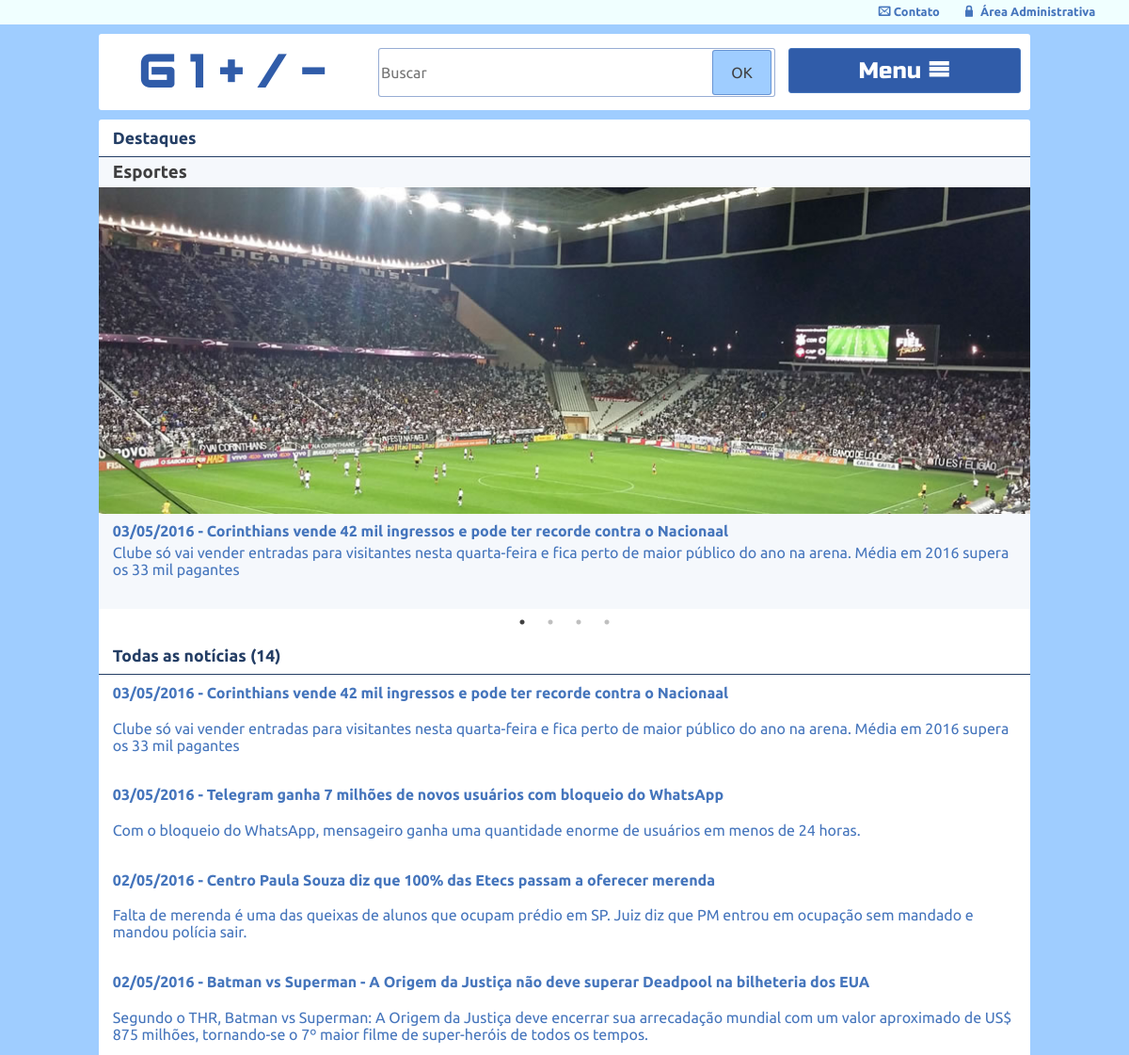
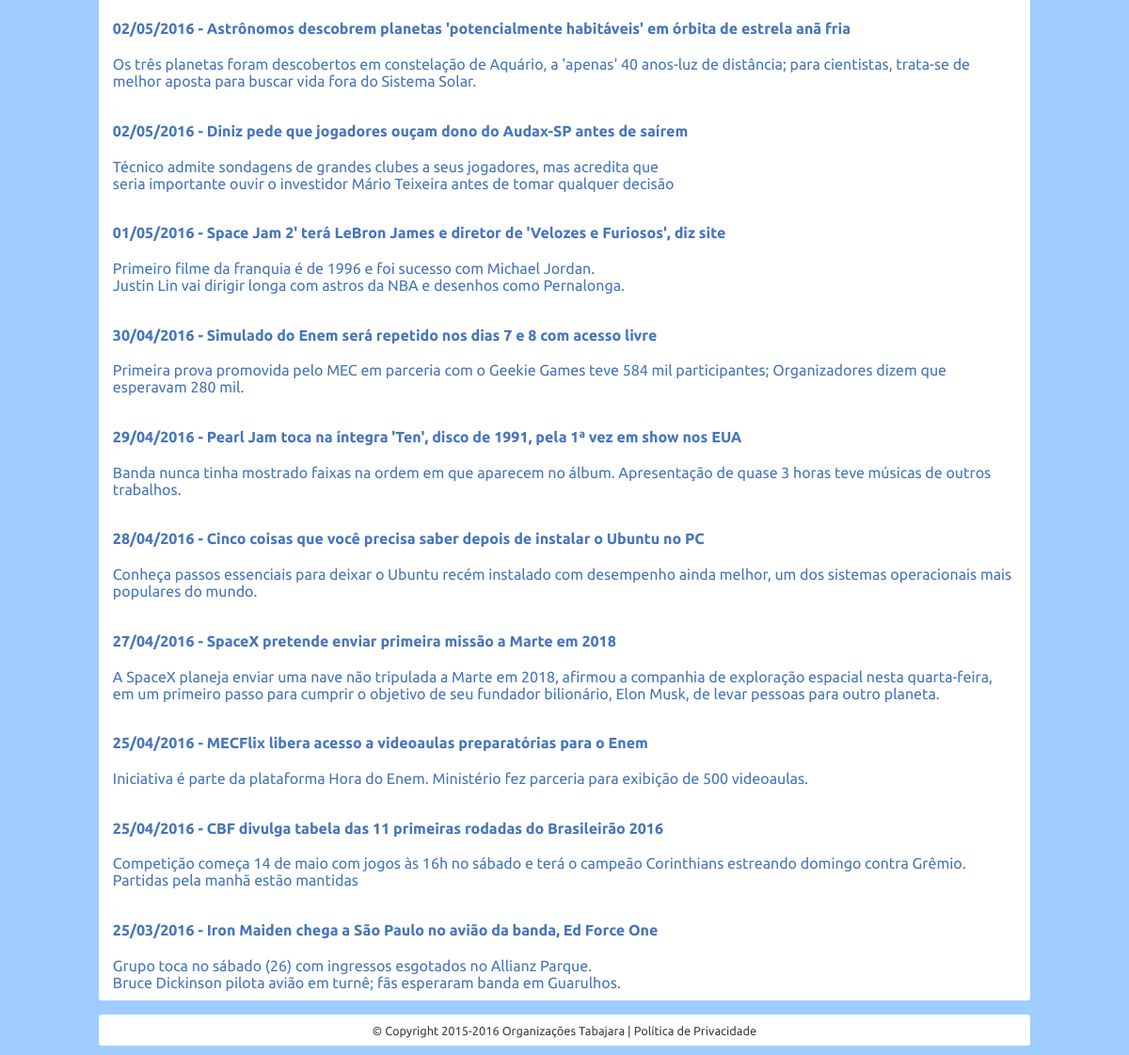
The page / on the database its author committed (2 pictures, top to bottom).
### tables this page shows
CREATE TABLE IF NOT EXISTS `noticias` (
  `id` smallint(6) NOT NULL,
  `data` date NOT NULL,
  `titulo` tinytext NOT NULL,
  `resumo` mediumtext NOT NULL,
  `texto` longtext NOT NULL,
  `imagem` varchar(30) DEFAULT NULL,
  `destaque` enum('Sim','Não') NOT NULL,
  `imagem_destaque` varchar(30) DEFAULT NULL,
  `categoria_id` smallint(6) DEFAULT NULL
);

CREATE TABLE IF NOT EXISTS `categorias` (
  `id` smallint(6) NOT NULL,
  `categoria` varchar(30) NOT NULL
);

### inc/logica-area-publica.php (called while the page is built, shortened)
<?php
function listaDestaques($conexao){
	$noticias = array();
	$query = "SELECT noticias.id, data, categoria_id, titulo, resumo, imagem_destaque, categoria ";
	$query .= " FROM noticias INNER JOIN categorias ";
	$query .= " ON noticias.categoria_id = categorias.id WHERE ";
	$query .= " destaque = 'Sim' AND imagem_destaque <> '' ORDER BY data DESC LIMIT 0, 4 ";
	$resultado = mysqli_query($conexao, $query) or die(mysqli_error($conexao));
	while( $noticia = mysqli_fetch_assoc($resultado) ){
		array_push($noticias, $noticia);
	}
	return $noticias;
}
function listaTodas($conexao){
	$noticias = array();
	$query = "SELECT id, data, titulo, resumo FROM noticias ORDER BY data DESC";
	$resultado = mysqli_query($conexao, $query) or die(mysqli_error($conexao));
	while( $noticia = mysqli_fetch_assoc($resultado) ){
		array_push($noticias, $noticia);
	}
	return $noticias;
}
function formataData($data){
    return date("d/m/Y", strtotime($data));
}

### index.php (the view)
<?php include "inc/cabecalho.php"; ?>
<main>
    <section id="carousel">
		<h2>Destaques</h2>
        <div class="carousel-destaques">
<?php
$noticiasEmDestaque = listaDestaques($conexao);
foreach ($noticiasEmDestaque as $destaque) :
?>
        <article>
           <h3><?=$destaque['categoria'];?> </h3>
            <a href="noticia-completa.php?id=<?=$destaque['id'];?>">
                <img src="images/<?=$destaque['imagem_destaque'];?>" alt="">
                <h4><time datetime="<?=$destaque['data'];?>"><?=formataData($destaque['data']); ?></time> - <?=$destaque['titulo'];?></h4>
                <?=$destaque['resumo'];?>
            </a>
        </article>
<?php
endforeach;
?>
        </div>
    </section>
  <?php include "inc/todas.php"; ?>
</main>
<?php include "inc/rodape.php"; ?>

### inc/cabecalho.php (shortened to what this page needs)
<?php require_once("inc/logica-area-publica.php");
?>
<!doctype html>
<html lang="pt-br">
<head>
<link rel="stylesheet" type="text/css" href="css/normalize.css">
<link rel="stylesheet" type="text/css" href="css/estilos.css">
<link rel="stylesheet" type="text/css" href="slick/slick.css">
<link rel="stylesheet" type="text/css" href="slick/slick-theme.css">
<link rel="stylesheet" type="text/css" href="css/icomoon/style.css">
</head>
<body>
<div id="contato-admin">
    <a href="contato.php">
    <span class="icon-envelop"></span>
    Contato</a>
    <a href="admin/">
    <span class="icon-lock"></span>
    Área Administrativa</a>
</div>
<div id="container">
<header id="topo" class="clearfix">
	<h1><a href="index.php">G1+/-</a></h1>
    <form action="resultado.php" method="get">
    	<input type="search" name="busca" placeholder="Buscar">
    	<button>OK</button>
    </form>
    <nav aria-haspopup="true" id="menu">
		<h2 class="menu-icon" onclick="void(0)">
            Menu <span class="icon-menu"></span>
        </h2>
    </nav>
</header>

### inc/todas.php
	<section id="todas">
<?php
$noticias = listaTodas($conexao);
$qtd = sizeof($noticias);
?>
<h2>Todas as notícias (<?=$qtd;?>)</h2>
<?php
foreach ($noticias as $noticia):
?>
        <article>
            <a href="noticia-completa.php?id=<?=$noticia['id']; ?>">
                <h4>
                <time datetime="<?=$noticia['data'];?>">
                <?=formataData($noticia['data']);?>
                </time> -
                <?=$noticia['titulo'];?>
                </h4>
                <?=$noticia['resumo'];?>
            </a>
		</article>
<?php
endforeach;
?>
    </section>

### inc/rodape.php (shortened to what this page needs)
<footer id="rodape">
	<p>&copy; Copyright 2015-2016 Organizações Tabajara | Política de Privacidade</p>
</footer>
</div>
</body>
</html>

### css/estilos.css (style rules this page uses)
*, *::before, *::after { -moz-box-sizing: border-box; -webkit-box-sizing: border-box; box-sizing: border-box; }
.clearfix::before, .clearfix::after { content: ""; display: table; }
.clearfix::after { clear: both; }
.clearfix { *zoom: 1; }
body { background-color: #9fcdff; font-family: "Ubuntu", sans-serif; color: #3f3f40; }
h1, h2, h3, h4, p { margin: 0; padding: 0; }
#contato-admin { width: 100%; background-color: azure; text-align: right; padding-right: 2%; }
#contato-admin a { font-size: 0.8em; text-decoration: none; padding: 0 1%; font-weight: bold; line-height: 2em; color: #4575bc; }
#topo, main, #rodape { background-color: white; border-radius: 3px; margin: 2% 1%; }
h1 { font-family: Audiowide, sans-serif; letter-spacing: .3em; text-align: center; font-size: 2.5em; margin: 1% 0; }
#topo h1 a { text-decoration: none; color: #305ca9; }
#topo form { text-align: center; position: relative; width: 80%; margin: auto; border-radius: 3px; }
#topo input, #topo button { border: solid rgba(48,92,169,0.5) 1px; height: 2.2em; border-radius: inherit; }
#topo input { width: 100%; }
#topo button { background-color: #9fcdff; position: absolute; right: -2px; top: 2px; }
nav h2 { padding: 0% 1%; text-align: center; font-family: "Russo One", sans-serif; font-family: 0.9em; font-weight: normal; height: 2em; line-height: 2em; }
nav { cursor: pointer; background: #305ca9; color: white; max-height: 3em; overflow: hidden; transition: max-height .8s; border-radius: inherit; margin-top: 2%; margin-bottom: 2%; width: 50%; margin-left: auto; margin-right: auto; border: solid #4575bc 1px; }
main h2, main h3, main h4 { padding: 1% 1.5%; }
main p { padding-top: 1%; padding-bottom: 1%; padding-left: 1.5%; padding-right: 1.5%; }
main h2 { font-size: 1.1em; color: #243e65; border-bottom: solid 1px; }
#rodape p { font-size: 0.8em; text-align: center; padding: 1%; }
main, #lista-de-noticias { display: block; min-height: 20em; }
main a { text-decoration: none; color: #4575bc; }
.carousel-destaques { background-color: rgba(69, 117, 188, .05); max-height: 30em; }
.carousel-destaques img { max-width: 100%; margin: auto; }
article { margin-bottom: 1.5%; }
article img { max-width: 100%; }
@media all and (min-width: 700px) { #topo { position: relative; } }
@media all and (min-width: 700px) { h1, #topo form, nav { float: left; } }
@media all and (min-width: 700px) { h1 { font-size: 2.5em; width: 30%; } }
@media all and (min-width: 700px) { #topo form { width: 38%; margin-top: 15px; } }
@media all and (min-width: 700px) { nav { width: 28%; top: -7%; right: 1%; text-align: right; position: absolute; z-index: 1000; } }
@media all and (min-width: 700px) { #topo, main, #rodape { margin: 1% 0.5%; } }
@media all and (min-width: 700px) { main p { padding-top: 1%; padding-bottom: 1%; } }
@media all and (min-width: 900px) { h1 { font-size: 3em; } }
@media all and (min-width: 900px) { #topo form { width: 42%; } }
@media all and (min-width: 900px) { #topo input, #topo button { height: 3em; } }
@media all and (min-width: 900px) { #topo button { width: 15%; } }
@media all and (min-width: 900px) { nav { width: 25%; top: -5%; } }
@media all and (min-width: 900px) { #carousel h4 { padding-bottom: 0; } }
@media all and (min-width: 900px) { #carousel h3 { padding-bottom: 0.5%; padding-top: 0.5%; } }
@media all and (min-width: 900px) { #carousel p { padding-top: 0.5%; } }
@media all and (min-width: 1200px) { #container { max-width: 1000px; margin: auto; } }

### css/icomoon/style.css (style rules this page uses)
[class^="icon-"], [class*=" icon-"] { font-family: 'icomoon' !important; speak: none; font-style: normal; font-weight: normal; font-variant: normal; text-transform: none; line-height: 1; -webkit-font-smoothing: antialiased; -moz-osx-font-smoothing: grayscale; }
.icon-envelop:before { content: "\e902"; }
.icon-lock:before { content: "\e909"; }
.icon-menu:before { content: "\e913"; }

### rows shown on the page
noticias: categoria.categoria "Esportes", imagem_destaque (picture), data "03/05/2016", titulo "Corinthians vende 42 mil ingressos e pode ter recorde contra o Nacionaal", resumo "Clube só vai vender entradas para visitantes nesta quarta-feira e fica perto de maior público do ano na arena. Média em 2016 supera os 33 mil pagantes"
noticias: data "03/05/2016", titulo "Telegram ganha 7 milhões de novos usuários com bloqueio do WhatsApp", resumo "Com o bloqueio do WhatsApp, mensageiro ganha uma quantidade enorme de usuários em menos de 24 horas."
noticias: data "02/05/2016", titulo "Centro Paula Souza diz que 100% das Etecs passam a oferecer merenda", resumo "Falta de merenda é uma das queixas de alunos que ocupam prédio em SP. Juiz diz que PM entrou em ocupação sem mandado e mandou polícia sair."
noticias: data "02/05/2016", titulo "Batman vs Superman - A Origem da Justiça não deve superar Deadpool na bilheteria dos EUA", resumo "Segundo o THR, Batman vs Superman: A Origem da Justiça deve encerrar sua arrecadação mundial com um valor aproximado de US$ 875 milhões, tornando-se o 7º maior filme de super-heróis de todos os tempos."
noticias: data "02/05/2016", titulo "Astrônomos descobrem planetas 'potencialmente habitáveis' em órbita de estrela anã fria", resumo "Os três planetas foram descobertos em constelação de Aquário, a 'apenas' 40 anos-luz de distância; para cientistas, trata-se de melhor aposta para buscar vida fora do Sistema Solar."
noticias: data "02/05/2016", titulo "Diniz pede que jogadores ouçam dono do Audax-SP antes de saírem", resumo "Técnico admite sondagens de grandes clubes a seus jogadores, mas acredita que seria importante ouvir o investidor Mário Teixeira antes de tomar qualquer decisão"
noticias: data "01/05/2016", titulo "Space Jam 2' terá LeBron James e diretor de 'Velozes e Furiosos', diz site", resumo "Primeiro filme da franquia é de 1996 e foi sucesso com Michael Jordan. Justin Lin vai dirigir longa com astros da NBA e desenhos como Pernalonga."
noticias: data "30/04/2016", titulo "Simulado do Enem será repetido nos dias 7 e 8 com acesso livre", resumo "Primeira prova promovida pelo MEC em parceria com o Geekie Games teve 584 mil participantes; Organizadores dizem que esperavam 280 mil."
noticias: data "29/04/2016", titulo "Pearl Jam toca na íntegra 'Ten', disco de 1991, pela 1ª vez em show nos EUA", resumo "Banda nunca tinha mostrado faixas na ordem em que aparecem no álbum. Apresentação de quase 3 horas teve músicas de outros trabalhos."
noticias: data "28/04/2016", titulo "Cinco coisas que você precisa saber depois de instalar o Ubuntu no PC", resumo "Conheça passos essenciais para deixar o Ubuntu recém instalado com desempenho ainda melhor, um dos sistemas operacionais mais populares do mundo."
noticias: data "27/04/2016", titulo "SpaceX pretende enviar primeira missão a Marte em 2018", resumo "A SpaceX planeja enviar uma nave não tripulada a Marte em 2018, afirmou a companhia de exploração espacial nesta quarta-feira, em um primeiro passo para cumprir o objetivo de seu fundador bilionário, Elon Musk, de levar pessoas para outro planeta."
noticias: data "25/04/2016", titulo "MECFlix libera acesso a videoaulas preparatórias para o Enem", resumo "Iniciativa é parte da plataforma Hora do Enem. Ministério fez parceria para exibição de 500 videoaulas."
noticias: data "25/04/2016", titulo "CBF divulga tabela das 11 primeiras rodadas do Brasileirão 2016", resumo "Competição começa 14 de maio com jogos às 16h no sábado e terá o campeão Corinthians estreando domingo contra Grêmio. Partidas pela manhã estão mantidas"
noticias: data "25/03/2016", titulo "Iron Maiden chega a São Paulo no avião da banda, Ed Force One", resumo "Grupo toca no sábado (26) com ingressos esgotados no Allianz Parque. Bruce Dickinson pilota avião em turnê; fãs esperaram banda em Guarulhos."

### other values the page prints
$qtd "14"
